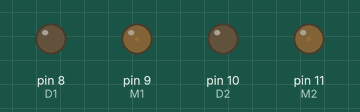
This sketch was run on a simulated Arduino Uno, built with avr-gcc and run on an emulated ATmega328P. Shown: output pins drawn as LEDs (lit = HIGH).

Above: at 0.05 s.
At 1.3 s:
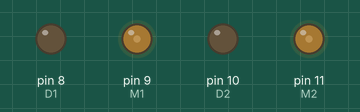
At 2.55 s:
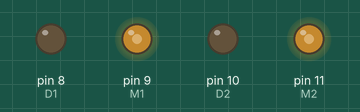
At 5.1 s:
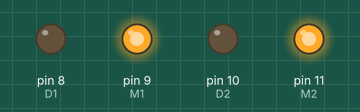
At 7.65 s:
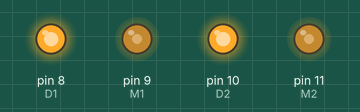
At 10.2 s:
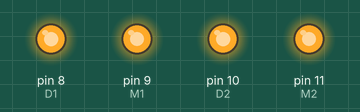
Timing chart, 0 to 13.3 s (numbered marks = the images above):
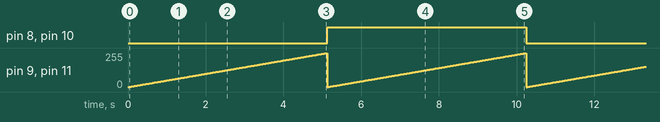

The sketch:

Driver_L9110s.ino
```cpp
#define D1 8          // Направление вращение двигателя 1
#define M1 9          // ШИМ вывод для управления двигателем 1
#define D2 10          // Направление вращение двигателя 2
#define M2 11         // ШИМ вывод для управления двигателем 2

bool direction = 0;   // Текущее направление вращения
int value;            // Текущее значение ШИМ

void setup()
{
    pinMode(D1, OUTPUT);
    pinMode(D2, OUTPUT);
}

void loop()
{
  for(value = 0; value <= 255; value+=1)
  {
    digitalWrite(D1, direction);  // Задаем направление вращения
    digitalWrite(D2, direction);
    analogWrite(M1, value);       // Задаем скорость вращения
    analogWrite(M2, value);
    delay(20);
  }
  direction = direction ^ 1;      // Инвертируем значение, чтобы в след. цикле вращаться в другую сторону
}
```

Measured:
- by itself, pin 8 (D1), pin 10 (D2): alternates HIGH for 5.1 s and LOW for 5.1 s
- by itself, pin 9 (M1), pin 11 (M2): ramps from 0/255 to 255/255 and jumps back, once every 5.1 s
